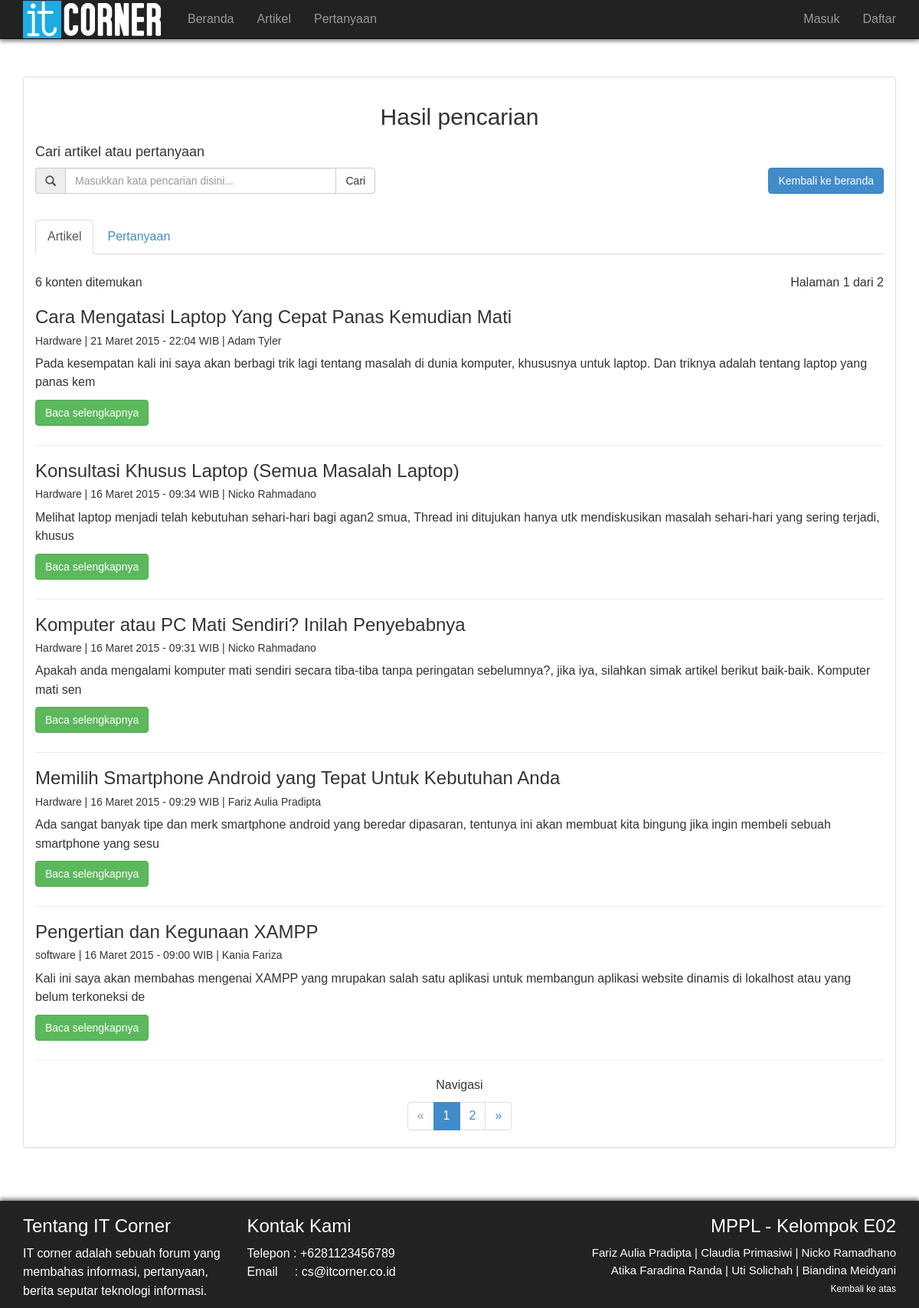
The page /cari.php on the database its author committed.
### tables this page shows
CREATE TABLE IF NOT EXISTS `artikel` (
`id_artikel` int(10) NOT NULL,
  `username` varchar(50) NOT NULL,
  `judul_artikel` varchar(100) NOT NULL,
  `isi_artikel` text NOT NULL,
  `kategori_artikel` varchar(50) NOT NULL,
  `tanggal` datetime NOT NULL DEFAULT CURRENT_TIMESTAMP,
  `status` varchar(10) NOT NULL
);

CREATE TABLE IF NOT EXISTS `user` (
  `username` varchar(50) NOT NULL,
  `nama` varchar(50) NOT NULL,
  `password` varchar(50) NOT NULL,
  `email` varchar(50) NOT NULL,
  `jenis_user` varchar(50) NOT NULL
);

### cari.php (the view, shortened to what this page needs)
<!doctype html>
<html>
<head>
  <link rel="stylesheet" href="assets/bootstrap/css/bootstrap.min.css">
</head>
<body>
  <div class="container">
    <div class="navbar navbar-fixed-top navbar-inverse outer-navbar">
      <div class="container">
        <div class="collapse navbar-collapse">
          <ul class="nav navbar-nav">
            <li>
            <img src="it_corner.png" style="padding-top:1px">
            </li>
            <li>
              <a href="home.php">Beranda</a>
            </li>
            <li>
              <a href="list_artikel.php">Artikel</a>
            </li>
            <li>
              <a href="list_pertanyaan.php">Pertanyaan</a>
            </li>
            <?php session_start(); include 'header.php'; ?>
        </div>
      </div>
    </div>
    <div class="row" style="padding-top:100px;">
      <div class="col-md-12">
        <div class="panel panel-default">
          <div class="panel-body">
          <h2 align="center">Hasil pencarian</h2>
          <div class="row">
            <div class="col-md-5">
            <form id="cariForm" action="cari.php" method="GET">
                <h4 align="left">Cari artikel atau pertanyaan</h4>
                    <div class="input-group">
                    <span class="input-group-addon" id="basic-addon1"><span class="glyphicon glyphicon-search" aria-hidden="true"></span></span>
                      <input type="text" class="form-control" id="cari" name="search" placeholder="Masukkan kata pencarian disini...">
                        <span class="input-group-btn">
                          <button class="btn btn-default" type="submit">Cari</button>
                      </span>
                    </div>
            </form>
            </div>
            <div class="col-md-4 col-md-offset-3" style="padding-top:40px">
              <p align="right"><a href="home.php" <button type="button" class="btn btn-primary">Kembali ke beranda</button></a></p>
            </div>
          </div>
                  <br>
          <div role="tabpanel">
            <ul class="nav nav-tabs" role="tablist" id="myTab">
              <li role="presentation" class="active"><a href="#home" aria-controls="home" role="tab" data-toggle="tab">Artikel</a></li>
              <li role="presentation"><a href="#profile" aria-controls="profile" role="tab" data-toggle="tab">Pertanyaan</a></li>
            </ul>
            <div class="tab-content">
              <div role="tabpanel" class="tab-pane fade in active" id="home">
            <?php
            $pageArtikel = (isset($_GET['artikel'])) ? (int)$_GET['artikel'] : 1;
            $numContentArtikel = 5;
            $startAtArtikel = $numContentArtikel * ($pageArtikel - 1);
            $que = "SELECT COUNT(*) as count from artikel as a,user as u where (a.isi_artikel LIKE '%".$_GET['search']."%' OR a.judul_artikel LIKE '%".$_GET['search']."%') AND a.status='1' AND a.username=u.username order by a.id_artikel desc";
              if($result=mysql_query($que))
              {
                $obj=mysql_fetch_object($result);
                $countArtikel = $obj->count;
              }
              $totalpageArtikel = ceil($countArtikel / $numContentArtikel);
            if($countArtikel != 0)
            {
              echo '<br><div class="pull-left"><p>'.$countArtikel.' konten ditemukan</p></div>';
              echo '<div class="pull-right"><p>Halaman '.$pageArtikel.' dari '.$totalpageArtikel.'</p></div><br>';
            }
            $a=0;
            $query="select a.id_artikel, a.judul_artikel, a.kategori_artikel, DATE_FORMAT(a.tanggal, '%d-%m-%Y - %H:%i') AS tanggal , u.nama, a.isi_artikel from artikel as a,user as u where (a.isi_artikel LIKE '%".$_GET['search']."%' OR a.judul_artikel LIKE '%".$_GET['search']."%') AND a.status='1' AND a.username=u.username order by a.id_artikel desc LIMIT $startAtArtikel, $numContentArtikel";
            $rows=mysql_query($query);
            while($row=mysql_fetch_assoc($rows))
            {
            $kode = $row['id_artikel'];
            $potong_artikel = substr($row['isi_artikel'],0,160);
            $tanggal = $row['tanggal'];
            $day = substr($tanggal, 0, 2);
            $coba = substr($tanggal, 3, 2);
            $yeartime = substr($tanggal, 6);
            if($coba == '01')
            {
              $coba = 'Januari';
            }
            elseif($coba == '02')
            {
              $coba = 'Februari';
            }
            elseif($coba == '03')
            {
              $coba = 'Maret';
            }
            elseif($coba == '04')
            {
              $coba = 'April';
            }
            elseif($coba == '05')
            {
              $coba = 'Mei';
            }
            elseif($coba == '06')
            {
              $coba = 'Juni';
            }
            elseif($coba == '07')
            {
              $coba = 'Juli';
            }
            elseif($coba == '08')
            {
              $coba = 'Agustus';
            }
            elseif($coba == '09')
            {
              $coba = 'September';
            }
            elseif($coba == '10')
            {
              $coba = 'Oktober';
            }
            elseif($coba == '11')
            {
              $coba = 'November';
            }
            elseif($coba == '12')
            {
              $coba = 'Desember';
            }
            $format_tanggal = $day . ' ' . $coba . ' ' . $yeartime . ' WIB';
            echo'
              <h3 align="left">'.$row['judul_artikel'].'</h3>
              <h5>'.$row['kategori_artikel'].' | '.$format_tanggal.' | '.$row['nama'].'</h5>
              <p align="left">
                  '.$potong_artikel.'
                  <br>
              </p>
              <form action = "isi_artikel.php" method = "get" enctype = "multipart/form-data">
              <div style="display:none;">
              </div>
              <label>
              <input type="submit" value="Baca selengkapnya" class="btn btn-success">
                  <input class="form-control" type="hidden" name="id" value="'.$kode.'">
              </label>
              </form>
              <hr>';
              $a++;
          }
          if($a==0)
          {
            echo '<h2 align="center">- Tidak ada artikel yang ditemukan -</h2>';
          }
          else
          {
              echo '
                <p align="center">Navigasi</p>
                  <div class="text-center">
                    <ul class="pagination">
              ';
              if($pageArtikel == 1)
              {
                echo '<li class="disabled"><a href="#0" aria-label="Previous"><span aria-hidden="true">&laquo;</span></a></li>';
              }
              else
              {
                $before = ($pageArtikel - 1);
                echo '<li><a href="cari.php?search='.$_GET['search'].'&artikel='.$before.'" aria-label="Previous"><span aria-hidden="true">&laquo;</span></a></li>';
              }
              for ($i = 1; $i <= $totalpageArtikel; $i++)
              {
                if($i != $pageArtikel)
                {
                  echo "<li><a href='cari.php?search=".$_GET['search']."&artikel=$i'>$i<span class='sr-only'>(current)</span></a></li>";
                }
                else
                {
                  echo "<li class='active'><a href='#0'>".$pageArtikel."<span class='sr-only'>(current)</span></a></li>";
                }
              }
              if($pageArtikel == $totalpageArtikel)
              {
                echo '<li class="disabled"><a href="#0" aria-label="Next"><span aria-hidden="true">&raquo;</span></a></li>';
              }
              else
              {
                $after = ($pageArtikel + 1);
                echo '<li><a href="cari.php?search='.$_GET['search'].'&artikel='.$after.'" aria-label="Previous"><span aria-hidden="true">&raquo;</span></a></li>';
              }
              echo '</ul>
                 </div>';
          }
        ?>
              </div>
              </div>
            </div>
          </div>
          </div>
        </div>
      </div>
      </div>
  <br><br>
  <div class="footer outer-footer">
     <div class="container">
       <div class="row">
         <div class="col-md-3">
           <h3 style="color:white;">Tentang IT Corner</h3>
           <p style="color:white">IT corner adalah sebuah forum yang membahas informasi, pertanyaan, berita seputar teknologi informasi.</p>
        </div>
        <div class="col-md-3">
           <h3 style="color:white">Kontak Kami</h3>
          <p style="color:white">Telepon&nbsp;: +6281123456789 <br> Email&nbsp;&nbsp;&nbsp;&nbsp;&nbsp;: cs@itcorner.co.id</p>
        </div>
        <div class="col-md-6">
           <h3 style="color:white;" align="right">MPPL - Kelompok E02</h3>
          <p style="color:white;font-size:15px;" align="right">Fariz Aulia Pradipta | Claudia Primasiwi | Nicko Ramadhano<br>Atika Faradina Randa | Uti Solichah | Biandina Meidyani<br><a href="#top" style="color:white;font-size:12px;" align="right">Kembali ke atas</a></p>
        </div>
      </div>
    </div>
  </div>
  </body>
  </html>

### header.php
<?php
            if(!empty($_SESSION['nama']))
            {
              if ($_SESSION['nama'] == 'Admin')
              {
                if($_SERVER['REQUEST_URI'] == '/mppl/konfirmasi.php')
                {
                  echo '
                          <li class="active">
                            <a href="konfirmasi.php">Konfirmasi</a>
                          </li>
                        </ul>
                        <ul class="nav navbar-nav navbar-right">
                          <li>
                            <a href="" style="color:#FFFFFF"> Halo, ';
                   echo $_SESSION['nama'];
                   echo '</a>
                          </li>
                          <li>
                            <a href="logout.php">Keluar</a>
                          </li>
                          <li>
                        </ul>
                        ';
                }
                else
                {
                  echo '
                          <li>
                            <a href="konfirmasi.php">Konfirmasi</a>
                          </li>
                        </ul>
                        <ul class="nav navbar-nav navbar-right">
                          <li>
                            <a href="" style="color:#FFFFFF"> Halo, ';
                   echo $_SESSION['nama'];
                   echo '</a>
                          </li>
                          <li>
                            <a href="logout.php">Keluar</a>
                          </li>
                          <li>
                        </ul>
                        ';
                }
              }
              else if (isset($_SESSION['nama']))
              {
                if($_SERVER['REQUEST_URI'] == '/mppl/riwayat.php')
                {
                $arr = explode(' ',trim($_SESSION['nama']));
                 echo '
                      </ul>
                      <ul class="nav navbar-nav navbar-right">
                        <li>
                          <a href="" style="color:#FFFFFF"> Halo, ';
                  echo $arr[0];
                  echo '</a>
                        </li>
                        <li class="active">
                          <a href="riwayat.php">Riwayat</a>
                        </li>
                        <li>
                          <a href="logout.php">Keluar</a>
                        </li>
                      </ul>
                      ';
                }
                else
                {
                  $arr = explode(' ',trim($_SESSION['nama']));
                  echo '
                      </ul>
                      <ul class="nav navbar-nav navbar-right">
                        <li>
                          <a href="" style="color:#FFFFFF"> Halo, ';
                  echo $arr[0];
                  echo '</a>
                        </li>
                        <li>
                          <a href="riwayat.php">Riwayat</a>
                        </li>
                        <li>
                          <a href="logout.php">Keluar</a>
                        </li>
                      </ul>
                      ';
                }
              }
            }
            else
            {
                $a = urlencode($_SERVER['REQUEST_URI']);
                $b = 'login.php?location=' .$a;
                $c = 'daftar.php?location=' .$a;
                echo '
                    </ul>
                    <ul class="nav navbar-nav navbar-right">
                      <li>
                        <a href="'. $b .'">Masuk</a>
                      </li>
                      <li>
                        <a href="'. $c .'">Daftar</a>
                      </li>
                    </ul>
                ';
            }
?>

### rows shown on the page
artikel: judul_artikel "Cara Mengatasi Laptop Yang Cepat Panas Kemudian Mati", kategori_artikel "Hardware", format_tanggal "21 Maret 2015 - 22:04 WIB", username.nama "Adam Tyler", isi_artikel "Pada kesempatan kali ini saya akan berbagi trik lagi tentang masalah di dunia komputer, khususnya untuk laptop. Dan triknya adalah tentang laptop yang panas kem"
artikel: judul_artikel "Konsultasi Khusus Laptop (Semua Masalah Laptop)", kategori_artikel "Hardware", format_tanggal "16 Maret 2015 - 09:34 WIB", username.nama "Nicko Rahmadano", isi_artikel "Melihat laptop menjadi telah kebutuhan sehari-hari bagi agan2 smua, Thread ini ditujukan hanya utk mendiskusikan masalah sehari-hari yang sering terjadi, khusus"
artikel: judul_artikel "Komputer atau PC Mati Sendiri? Inilah Penyebabnya", kategori_artikel "Hardware", format_tanggal "16 Maret 2015 - 09:31 WIB", username.nama "Nicko Rahmadano", isi_artikel "Apakah anda mengalami komputer mati sendiri secara tiba-tiba tanpa peringatan sebelumnya?, jika iya, silahkan simak artikel berikut baik-baik. Komputer mati sen"
artikel: judul_artikel "Memilih Smartphone Android yang Tepat Untuk Kebutuhan Anda", kategori_artikel "Hardware", format_tanggal "16 Maret 2015 - 09:29 WIB", username.nama "Fariz Aulia Pradipta", isi_artikel "Ada sangat banyak tipe dan merk smartphone android yang beredar dipasaran, tentunya ini akan membuat kita bingung jika ingin membeli sebuah smartphone yang sesu"
artikel: judul_artikel "Pengertian dan Kegunaan XAMPP", kategori_artikel "software", format_tanggal "16 Maret 2015 - 09:00 WIB", username.nama "Kania Fariza", isi_artikel "Kali ini saya akan membahas mengenai XAMPP yang mrupakan salah satu aplikasi untuk membangun aplikasi website dinamis di lokalhost atau yang belum terkoneksi de"

### other values the page prints
$countArtikel "6"
$pageArtikel "1"
$totalpageArtikel "2"
